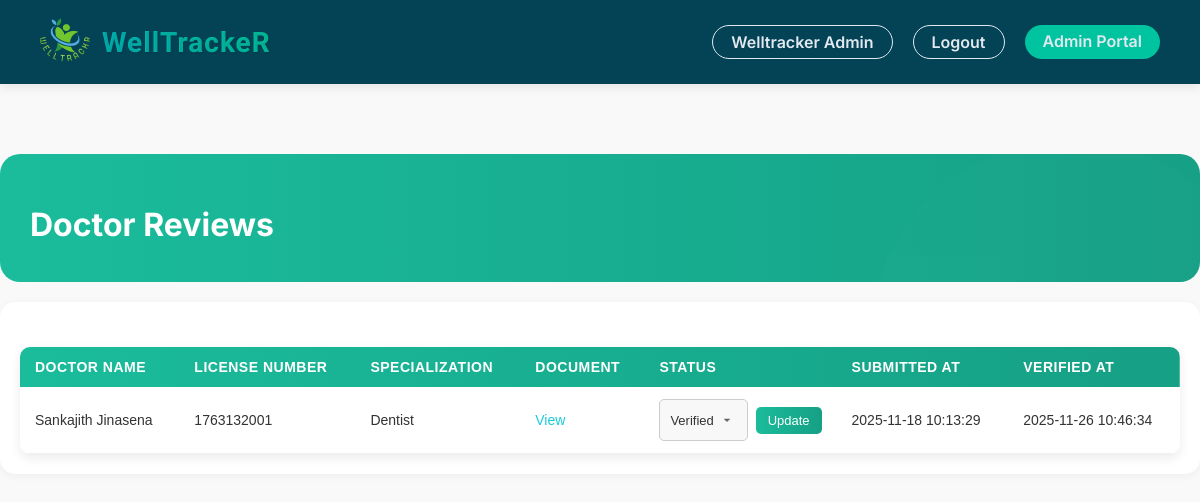
The app's page /view_doctors.php (signed in) with its own data.
### tables this page shows
CREATE TABLE `doctor_verifications` (
  `id` int(11) NOT NULL,
  `user_id` int(11) NOT NULL,
  `license_number` varchar(50) NOT NULL,
  `specialization` varchar(100) NOT NULL,
  `notes` text DEFAULT NULL,
  `document_file` varchar(255) DEFAULT NULL,
  `verification_status` enum('Pending','Verified','Rejected') DEFAULT 'Pending',
  `submitted_at` datetime DEFAULT current_timestamp(),
  `verified_at` datetime DEFAULT NULL
);

CREATE TABLE `users` (
  `id` int(11) NOT NULL,
  `first_name` varchar(100) NOT NULL,
  `last_name` varchar(100) NOT NULL,
  `email` varchar(150) NOT NULL,
  `password` varchar(255) NOT NULL,
  `role` enum('Doctor','Patient','Admin') NOT NULL,
  `created_at` timestamp NOT NULL DEFAULT current_timestamp(),
  `verification_status` enum('Pending','Verified','Rejected') DEFAULT 'Verified',
  `verification_details` text DEFAULT NULL,
  `telephone` varchar(15) DEFAULT NULL
);

### view_doctors.php (the view, shortened to what this page needs)
<?php
include 'config.php';
    $sql = "
SELECT
    dv.id,
    u.first_name,
    u.last_name,
    dv.license_number,
    dv.specialization,
    dv.notes,
    dv.document_file,
    dv.verification_status,
    dv.submitted_at,
    dv.verified_at
FROM doctor_verifications dv
JOIN users u ON dv.user_id = u.id
ORDER BY dv.submitted_at DESC
";
$result = $conn->query($sql);
?>
<!DOCTYPE html>
<html lang="en">
<head>
    <link rel="stylesheet" href="css/style.css">
    <link rel="stylesheet" href="css/patient.css">
    <link rel="stylesheet" href="css/doctor_review.css">
</head>
<body>
            <nav>
        <div class="nav-header">
            <div class="nav-logo"><img src="image/Logo_R.png" alt="Logo"></div>
            <div class="nav-title">
                <h1>WellTrackeR</h1>
            </div>
        </div>
        <div class="nav-links">
            <a href="" class="login-btn"><?php echo $_SESSION["first_name"] . " " . $_SESSION["last_name"] ?></a>
            <a href="logout.php" class="login-btn">Logout</a>
            <a href="admin_portal.php" class="register-btn">Admin Portal</a>
        </div>
    </nav>
    <div class="patient-portal-container">
        <div class="patient-portal-header">
            <h1>Doctor Reviews</h1>
        </div>
        <div class="quick-actions">
        <table class="doctor-table">
            <thead>
                <tr>
                    <th>Doctor Name</th>
                    <th>License Number</th>
                    <th>Specialization</th>
                    <th>Document</th>
                    <th>Status</th>
                    <th>Submitted At</th>
                    <th>Verified At</th>
                </tr>
            </thead>
            <tbody>
                <?php if ($result && $result->num_rows > 0): ?>
                    <?php while($row = $result->fetch_assoc()): ?>
                        <tr>
                            <td><?php echo htmlspecialchars($row['first_name'] . ' ' . $row['last_name']); ?></td>
                            <td><?php echo htmlspecialchars($row['license_number']); ?></td>
                            <td><?php echo htmlspecialchars($row['specialization']); ?></td>
                            <td>
                                <?php if (!empty($row['document_file'])): ?>
                                    <a href="<?php echo htmlspecialchars($row['document_file']); ?>" target="_blank">View</a>
                                <?php else: ?>
                                    No file
                                <?php endif; ?>
                            </td>
<td>
  <form method="post" action="update_verification.php" class="status-form">
      <select name="status" class="status-select">
          <option value="Verified" <?php if($row['verification_status'] == 'Verified') echo 'selected'; ?>>Verified</option>
      </select>
      <button type="submit" class="update-btn">Update</button>
  </form>
</td>
                            <td><?php echo htmlspecialchars($row['submitted_at']); ?></td>
                            <td><?php echo htmlspecialchars($row['verified_at']); ?></td>
                        </tr>
                    <?php endwhile; ?>
                <?php else: ?>
                    <tr><td colspan="7">No doctor verification records found.</td></tr>
                <?php endif; ?>
            </tbody>
        </table>
    </div>
    </div>
</body>
</html>

### css/style.css (style rules this page uses)
:root { --bg-main: #121C28; --bg-card: #1A2532; --text-light: #E1E8F0; --text-muted: #A3B1C0; --pcolor: #034355; --s1color: #00B5B5; --s2color: #008C8C; --accent: #FF9800; --accent-hot: #FF6B6B; --success: #00C49F; --gradient: linear-gradient(135deg, var(--pcolor) 0%, var(--success) 50%, var(--s2color) 100%); --aqua-flow: linear-gradient(135deg, var(--s1color) 0%, var(--pcolor) 50%, var(--s2color) 100%); --green-breeze: linear-gradient(135deg, var(--success) 0%, var(--s1color) 50%, var(--s2color) 100%); --gradient-hero: linear-gradient(135deg, rgba(3, 67, 85, 0.92) 0%, rgba(0, 130, 130, 0.88) 100%); }
body { margin: 0; font-family: 'Inter', sans-serif; background-color: var(--bg-main); color: var(--text-light); }
nav { display: flex; justify-content: space-between; align-items: center; padding: 15px 40px; background-color: var(--pcolor); box-shadow: 0 4px 10px rgba(0, 0, 0, 0.08); position: sticky; top: 0; z-index: 999; transition: box-shadow 0.3s; }
.nav-header { display: flex; align-items: center; gap: 12px; }
.nav-title h1 { font-family: 'Sora', sans-serif; font-weight: 700; font-size: 28px; margin: 0; letter-spacing: 1px; background: linear-gradient(90deg, var(--s1color), var(--success)); -webkit-background-clip: text; -webkit-text-fill-color: transparent; text-shadow: 1px 1px 2px rgba(0, 0, 0, 0.1); transition: all 0.3s ease; }
.nav-logo img { width: 50px; height: 50px; border-radius: 50%; object-fit: cover; }
.nav-links { display: flex; gap: 20px; }
.nav-links a { text-decoration: none; color: var(--text-light); font-weight: 500; padding: 6px 12px; border-radius: 8px; transition: all 0.2s ease; }
.nav-links a.register-btn { background-color: var(--success); color: var(--text-light); padding: 6px 18px; border-radius: 25px; font-weight: 600; transition: all 0.3s ease; }
.nav-links a.login-btn { background-color: transparent; color: var(--text-light); border: 2px solid var(--text-light); padding: 6px 18px; border-radius: 25px; font-weight: 600; transition: all 0.3s ease; }
.nav-links a.login-btn { background-color: transparent; color: var(--pcolor); border: 2px solid var(--pcolor); padding: 6px 18px; border-radius: 25px; font-weight: 600; transition: all 0.3s ease; }
.nav-links a.register-btn { background-color: var(--success); color: var(--text-light); padding: 6px 18px; border-radius: 25px; font-weight: 600; border: none; transition: all 0.3s ease; }
input, select, textarea { width: 100%; padding: 10px; border: 1px solid #3A4654; border-radius: 8px; font-size: 14px; box-sizing: border-box; height: 42px; background-color: var(--bg-card); color: var(--text-light); }
select { appearance: none; -webkit-appearance: none; -moz-appearance: none; background-color: var(--bg-card); }
select { background-size: 16px; padding-right: 40px; }

### css/patient.css (style rules this page uses)
:root { --g1color: #1abc9c; --g2color: #16a085; --bcolor: #19cbd8; }
body { margin: 0; font-family: 'Inter', sans-serif; background-color: #f9f9f9; }
.patient-portal-container { max-width: 1400px; margin: 0 auto; margin-top: 70px; }
.patient-portal-header { background: linear-gradient(90deg, #1abc9c, #16a085); border-radius: 20px; padding: 30px; color: white; margin-bottom: 20px; position: relative; overflow: hidden; }
.patient-portal-header::before { content: ''; position: absolute; top: -50%; right: -10%; width: 500px; height: 500px; opacity: 0.3; }
.patient-portal-header h1 { font-size: 2em; margin-bottom: 8px; position: relative; z-index: 1; }
.quick-actions { background: white; border-radius: 15px; padding: 20px; margin-bottom: 20px; box-shadow: 0 2px 10px rgba(0, 0, 0, 0.05); display: flex; justify-content: space-between; align-items: center; flex-wrap: wrap; gap: 15px; }

### view_doctors.php (style rules this page uses)
.nav-links a.login-btn { color: var(--text-light); border: 1px solid var(--text-light); }

### records on screen
doctor_verifications: user.last_name "Sankajith Jinasena", license_number "1763132001", specialization "Dentist", status "Verified", submitted_at "2025-11-18 10:13:29", verified_at "2025-11-26 10:46:34"

### other values on screen
$_SESSION["first_name"] "Welltracker"
$_SESSION["last_name"] "Admin"
